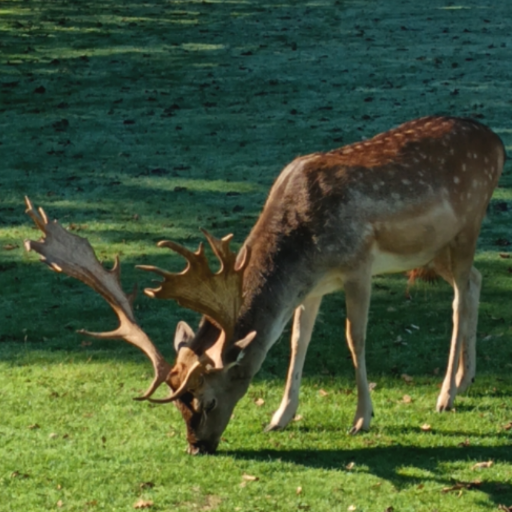
#> input picture codes/lab5/deer.512.512.png, 512 x 512 px
$ python 5.3.gaussian_mp_scipy.py deer.512.512.png 3
#> lines starting #> are read from the running program, lines starting #| are printed output that depends on the picture; long printed decimals are rounded
# gaussian_blur_scipy_mp.py

import numpy as np
from scipy.ndimage import gaussian_filter
import matplotlib.pyplot as plt
import multiprocessing as mp
import time
import sys
import cv2

# -----------------------------
# Worker function (SciPy Gaussian blur on RGB block)
# -----------------------------
def blur_worker(chunk):
    # Apply Gaussian blur to all channels at once
    return gaussian_filter(chunk, sigma=(1.5, 1.5, 0), mode='reflect')

# -----------------------------
# Main program
# -----------------------------
def main():

    if len(sys.argv) < 3:
        print("Usage: python3 gaussian_blur_scipy_mp.py IMAGE_FILE NUM_CPUS")
        sys.exit(1)

    image_file = sys.argv[1]
    nproc = int(sys.argv[2])

    print("Multiprocessing Gaussian Blur Benchmark (SciPy version)")
    print(f"Input image: {image_file}")
    print(f"Processes: {nproc}")

    # -----------------------------
    # Load image as RGB float32
    # -----------------------------
    img_cv = cv2.imread(image_file, cv2.IMREAD_COLOR)
#> img_cv is the input picture: shape (512, 512, 3); mean B, G, R 55, 86.3, 66.4

    if img_cv is None:
        print("Error loading image")
        sys.exit(1)

    img_rgb = cv2.cvtColor(img_cv, cv2.COLOR_BGR2RGB).astype(np.float32) / 255.0
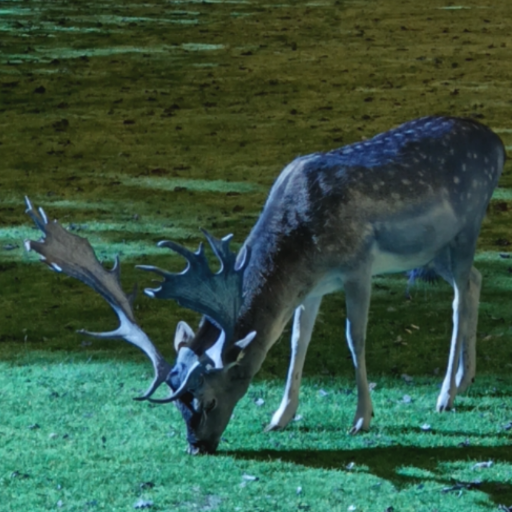
#> img_rgb: shape (512, 512, 3) float32; mean B, G, R 0.261, 0.338, 0.215
    H, W, C = img_rgb.shape
#> H = 512; W = 512; C = 3

    print(f"Image size: {H} x {W} RGB")
#| Image size: 512 x 512 RGB

    # -----------------------------
    # Split image into chunks (rows)
    # -----------------------------
    chunks = np.array_split(img_rgb, nproc, axis=0)
#> chunks = 3 items

    # -----------------------------
    # Warm-up
    # -----------------------------
    blur_worker(chunks[0])
#> in blur_worker, `return gaussian_filter(chunk, sigma=(1.5, 1.5, 0), mode='reflect')`:
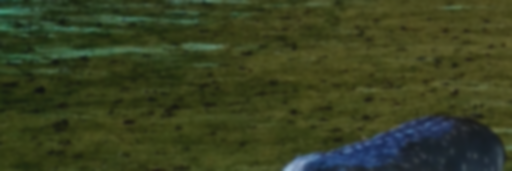
#> returned value: shape (171, 512, 3) float32; mean of channels 0, 1, 2 0.131, 0.25, 0.22; drawn as B, G, R

    # -----------------------------
    # Benchmark
    # -----------------------------
    start = time.perf_counter()

    with mp.Pool(nproc) as pool:
        results = pool.map(blur_worker, chunks)
#> results = 3 items

    end = time.perf_counter()
    elapsed = end - start
#> elapsed = 0.0147

    # -----------------------------
    # Combine results
    # -----------------------------
    blurred = np.vstack(results)

    print(f"Execution time: {elapsed:.6f} seconds")
#| Execution time: 0.01474 seconds
    print("Checksum:", np.sum(blurred))
#| Checksum: 213495.83

    # -----------------------------
    # FLOP estimation
    # -----------------------------
    # Gaussian kernel approx 7x7 (sigma=1.5)
    kernel_size = 7

    flops_per_pixel = 2 * kernel_size * kernel_size
    total_flops = H * W * C * flops_per_pixel
#> total_flops = 77070336
    gflops = total_flops / elapsed / 1e9
#> gflops = 5.23

    print(f"Estimated FLOPs: {total_flops:.3e}")
#| Estimated FLOPs: 7.707e+07
    print(f"Estimated Performance: {gflops:.3f} GFLOPS")
#| Estimated Performance: 5.230 GFLOPS

    # -----------------------------
    # Memory bandwidth estimation
    # -----------------------------
    bytes_moved = H * W * C * 4 * 2   # read + write (float32)
#> bytes_moved = 6291456
    bandwidth = bytes_moved / elapsed / 1e9
#> bandwidth = 0.427

    print(f"Estimated memory bandwidth: {bandwidth:.3f} GB/s")
#| Estimated memory bandwidth: 0.427 GB/s

    # -----------------------------
    # Display result
    # -----------------------------
    plt.figure(figsize=(8,4))

    plt.subplot(1,2,1)
    plt.title("Original")
    plt.imshow(img_rgb)
    plt.axis("off")

    plt.subplot(1,2,2)
    plt.title("Gaussian Blur (SciPy)")
    plt.imshow(blurred)
    plt.axis("off")

    plt.show()
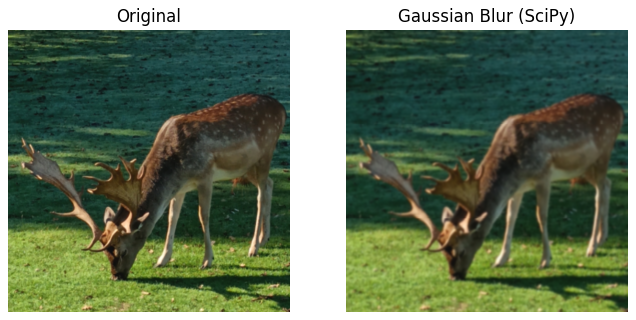
#> figure drawn by matplotlib, 2 panels; B, G, R data is drawn as R, G, B

    # -----------------------------
    # Save output image
    # -----------------------------
    blur_out = (blurred * 255).astype(np.uint8)
    blur_out_bgr = cv2.cvtColor(blur_out, cv2.COLOR_RGB2BGR)

    cv2.imwrite("gaussian_blur_output_scipy.png", blur_out_bgr)

    print("Output saved: gaussian_blur_output_scipy.png")

# -----------------------------
# Entry point
# -----------------------------
if __name__ == "__main__":
    main()
